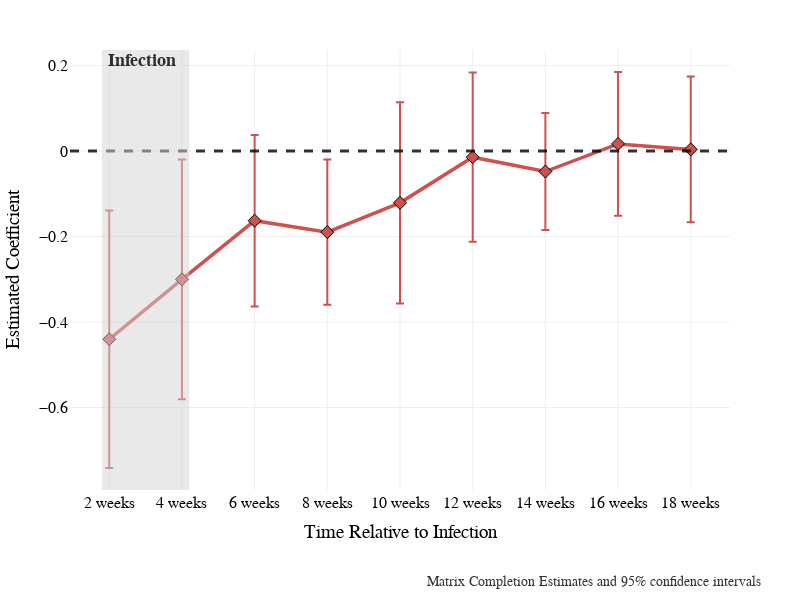

This figure's notebook cell:
### Markdown cell above
# Figure 4: Exit Effects of COVID-19 Infection on Opposition to COVID-19 Policies

### This figure uses the estimates from the matrix completion models in R. I have saved the estimates in a csv file, so you can directly use the data from the cell below.

### Code cell
# read data
fig4 = pd.read_csv('figure4.csv')

# rename columns
fig4.columns = ['time', 'ATT', 'S.E.', 'CI.lower', 'CI.upper', 'p.value','count']

# add a column 95% confidence interval
fig4['se'] = fig4['S.E.'] * 1.96


# narrow the dataset to the time period of interest
fig4 = fig4.loc[(fig4.time <= 7)&(fig4.time >= -1)]

# make tick values for the X axis (every estimate represents a 2 week period)
fig4['Time'] = (fig4.time + 2) * 2
fig4['Time'] = fig4['Time'].astype(str) + ' weeks'

# create figure
fig = go.Figure()


# assign colors
color = config.colors[1]


# add the effect estimate and 95% confidence intervals to the plot
fig.add_trace(go.Scatter(line=dict(color=color),
                         x=fig4['time'],
                         y=fig4['ATT'],
                         name='Effect Estimate',
                         error_y=dict(type='data', array = fig4['se'], visible=True,color=color),
                         marker_size=10,marker_symbol='diamond', marker_line_width=1, marker_color=color, marker_line_color='black', mode='lines+markers',))
    

fig.update_layout(
    font_family="Arial",
    font_color="black",
    title_font_family="Arial",
    title_font_color="black",
    title_font_size = 18,
    font_size = 16,
    legend_title_font_color="black", 
    template='presentation',
    yaxis_title="Estimated Coefficient",
    xaxis_title="",
    title_x=0.05, 
    showlegend=True,
    width=800,
    height=600,
    )

## move legend to horizontal 
fig.update_layout(legend=dict(
    orientation="h",
    yanchor="bottom",
    y=1.02,
    xanchor="right",
    x=.25,
    font_size=16,
    ))


#fig.add_vline(x=.5, line_width=3, line_dash="dash", line_color="black", opacity=.5)
fig.add_hline(y=0, line_width=3, line_dash='dash', line_color='black', opacity=.8)



#fig.update_traces(line=dict(width=.1))
fig.update_traces(line=dict(width=3.5),)


## add annotation in bottom right corner
fig.add_annotation(
    x=1.05,
    y=-.23,
    text="Matrix Completion Estimates and 95% confidence intervals",
    showarrow=False,
    xref="paper",
    yref="paper",
    font=dict(size=14, color="black", family=config.font),
    opacity=0.8,
)

fig.update_layout(margin=dict(l=70, r=70, t=50, b=110, pad=1), showlegend=False, 
                  xaxis_title='Time Relative to Infection',
                  xaxis=dict(zeroline=False, ),
                  yaxis=dict(zeroline=False, )
                  )

# rename x axis ticks
fig.update_xaxes(ticktext=fig4['Time'], tickvals=fig4['time'])


# make area while infected grey
fig.add_vrect(x0=-1.1, x1=0.1, fillcolor="lightgrey", opacity=0.5, line_width=0)


# add annotation for while infected
fig.add_annotation(
    x=.055,
    y=1,
    text="<b>Infection</b>",
    showarrow=False,
    xref="paper",
    yref="paper",
    font=dict(size=18, color="black", family=config.font),
    opacity=0.8,
)

fig.show()
# save figure
fig.write_image("figure4.png")

### Figure 1 — Plotly figure (JSON) as saved in the notebook; plotly's stock layout.template omitted (floating-point values rounded to 4 significant figures)
{"data": [{"error_y": {"array": [0.3011, 0.2804, 0.2004, 0.1699, 0.2352, 0.1978, 0.1367, 0.1681, 0.1705], "color": "#cf514e", "type": "data", "visible": true}, "line": {"color": "#cf514e", "width": 3.5}, "marker": {"color": "#cf514e", "line": {"color": "black", "width": 1}, "size": 10, "symbol": "diamond"}, "mode": "lines+markers", "name": "Effect Estimate", "type": "scatter", "x": [-1, 0, 1, 2, 3, 4, 5, 6, 7], "y": [-0.4403, -0.3002, -0.1631, -0.1898, -0.1214, -0.01461, -0.04811, 0.01646, 0.003613]}], "layout": {"annotations": [{"font": {"color": "black", "family": "Arial", "size": 14}, "opacity": 0.8, "showarrow": false, "text": "Matrix Completion Estimates and 95% confidence intervals", "x": 1.05, "xref": "paper", "y": -0.23, "yref": "paper"}, {"font": {"color": "black", "family": "Arial", "size": 18}, "opacity": 0.8, "showarrow": false, "text": "<b>Infection</b>", "x": 0.055, "xref": "paper", "y": 1, "yref": "paper"}], "font": {"color": "black", "family": "Arial", "size": 16}, "height": 600, "legend": {"font": {"size": 16}, "orientation": "h", "title": {"font": {"color": "black"}}, "x": 0.25, "xanchor": "right", "y": 1.02, "yanchor": "bottom"}, "margin": {"b": 110, "l": 70, "pad": 1, "r": 70, "t": 50}, "shapes": [{"line": {"color": "black", "dash": "dash", "width": 3}, "opacity": 0.8, "type": "line", "x0": 0, "x1": 1, "xref": "x domain", "y0": 0, "y1": 0, "yref": "y"}, {"fillcolor": "lightgrey", "line": {"width": 0}, "opacity": 0.5, "type": "rect", "x0": -1.1, "x1": 0.1, "xref": "x", "y0": 0, "y1": 1, "yref": "y domain"}], "showlegend": false, "title": {"font": {"color": "black", "family": "Arial", "size": 18}, "x": 0.05}, "width": 800, "xaxis": {"ticktext": ["2 weeks", "4 weeks", "6 weeks", "8 weeks", "10 weeks", "12 weeks", "14 weeks", "16 weeks", "18 weeks"], "tickvals": [-1, 0, 1, 2, 3, 4, 5, 6, 7], "title": {"text": "Time Relative to Infection"}, "zeroline": false}, "yaxis": {"title": {"text": "Estimated Coefficient"}, "zeroline": false}}}
